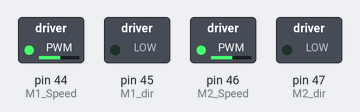
Recording of a sketch running on a simulated Arduino Mega 2560, built with avr-gcc and run on an emulated ATmega2560. On the bench: switched loads named in the sketch (green lamp = pin HIGH).

Above: at 0.05 s.
At 8.55 s:
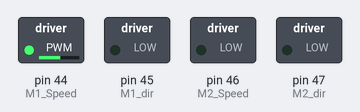
Timing chart, 0 to 11.0 s (numbered marks = the images above):
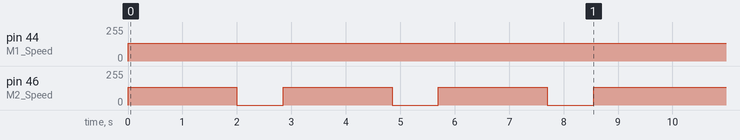

Measured:
- by itself, pin 44 (M1_Speed): 0/255 → 135/255 at 0.00 s
- by itself, pin 46 (M2_Speed): repeats every 9.6 s: 2 × (0/255 0.85 s, 135/255 2.0 s), 0/255 0.85 s, 135/255 3.0 s

The sketch:

motors.ino
```cpp
// M1_Speed управляет скоростью вращения первого двигателя.
// M1_dir управляет направлением вращения первого двигателя.
// M2_Speed и M2_dir - скоростью и направлением вращения второго двигателя, соответственно.

#define M1_dir 45
#define M1_Speed 44
#define M2_dir 47
#define M2_Speed 46

void setup() {
  // Объявление пинов, работающих на выход.
  pinMode(M1_dir, OUTPUT);
  pinMode(M1_Speed, OUTPUT);
  pinMode(M2_dir, OUTPUT);
  pinMode(M2_Speed, OUTPUT);
}

void loop() {
  // Движение вперед
  digitalWrite(M1_dir, LOW);
  digitalWrite(M2_dir, LOW);
  analogWrite(M1_Speed, 135);
  analogWrite(M2_Speed, 135);
  delay(2000); // Задержка для движения вперед

  // Поворот направо (уменьшение скорости второго двигателя)
  digitalWrite(M1_dir, LOW);
  digitalWrite(M2_dir, LOW);
  analogWrite(M1_Speed, 135);
  analogWrite(M2_Speed, 0); // Уменьшение скорости второго двигателя
  delay(850); // Задержка для поворота

  // Движение вперед
  digitalWrite(M1_dir, LOW);
  digitalWrite(M2_dir, LOW);
  analogWrite(M1_Speed, 135);
  analogWrite(M2_Speed, 135);
  delay(2000); // Задержка для движения вперед

  // Поворот налево (уменьшение скорости первого двигателя)
  digitalWrite(M1_dir, LOW);
  digitalWrite(M2_dir, LOW);
  analogWrite(M1_Speed,135); // Уменьшение скорости первого двигателя
  analogWrite(M2_Speed, 0);
  delay(850); // Задержка для поворота

  // Движение вперед
  digitalWrite(M1_dir, LOW);
  digitalWrite(M2_dir, LOW);
  analogWrite(M1_Speed, 135);
  analogWrite(M2_Speed, 135);
  delay(2000); // Задержка для движения вперед

  // Поворот направо (уменьшение скорости второго двигателя)
  digitalWrite(M1_dir, LOW);
  digitalWrite(M2_dir, LOW);
  analogWrite(M1_Speed, 135);
  analogWrite(M2_Speed, 0); // Уменьшение скорости второго двигателя
  delay(850); // Задержка для поворота

  // Движение вперед
  digitalWrite(M1_dir, LOW);
  digitalWrite(M2_dir, LOW);
  analogWrite(M1_Speed, 135);
  analogWrite(M2_Speed, 135);
  delay(1000); // Задержка для движения вперед
}
```
